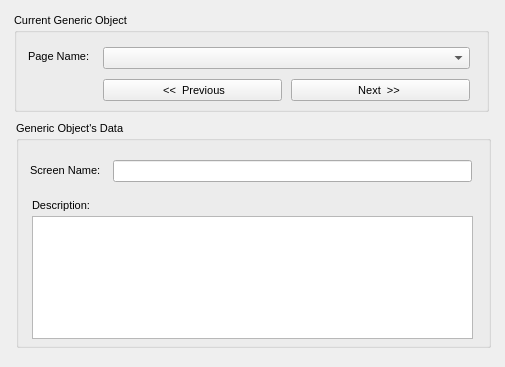
<?xml version="1.0"?>
<ui version="4.0">
  <class>TableFileEditDialog</class>
  <widget class="QDialog" name="IDD_TABLE_FILE_EDITOR">
    <property name="geometry">
      <rect>
        <x>0</x>
        <y>0</y>
        <width>505</width>
        <height>367</height>
      </rect>
    </property>
    <property name="windowTitle">
      <string>Table File Text Editor v1.0</string>
    </property>
    <property name="font">
      <font>
        <family>Liberation Sans</family>
        <pointsize>8</pointsize>
        <bold>false</bold>
        <italic>false</italic>
      </font>
    </property>
    <property name="enabled">
      <bool>true</bool>
    </property>
    <property name="windowFlags">
      <set>Qt::Dialog|Qt::WindowCloseButtonHint</set>
    </property>
    <property name="minimumSize">
      <size>
        <width>505</width>
        <height>367</height>
      </size>
    </property>
    <property name="maximumSize">
      <size>
        <width>505</width>
        <height>367</height>
      </size>
    </property>
    <widget class="QGroupBox" name="IDC_TABLEEDIT_MAIN_GROUP">
      <property name="geometry">
        <rect>
          <x>14</x>
          <y>13</y>
          <width>475</width>
          <height>99</height>
        </rect>
      </property>
      <property name="title">
        <string>Current Generic Object</string>
      </property>
      <property name="visible">
        <bool>true</bool>
      </property>
      <property name="enabled">
        <bool>true</bool>
      </property>
      <property name="flat">
        <bool>false</bool>
      </property>
      <widget class="QComboBox" name="IDC_TABLEEDIT_NAME_LIST">
        <property name="maxVisibleItems">
          <number>20</number>
        </property>
        <property name="geometry">
          <rect>
            <x>89</x>
            <y>34</y>
            <width>367</width>
            <height>22</height>
          </rect>
        </property>
        <property name="visible">
          <bool>true</bool>
        </property>
        <property name="enabled">
          <bool>true</bool>
        </property>
        <property name="editable">
          <bool>false</bool>
        </property>
      </widget>
      <widget class="QLabel" name="IDC_STATIC">
        <property name="geometry">
          <rect>
            <x>14</x>
            <y>37</y>
            <width>67</width>
            <height>13</height>
          </rect>
        </property>
        <property name="text">
          <string>Page Name:</string>
        </property>
        <property name="visible">
          <bool>true</bool>
        </property>
        <property name="enabled">
          <bool>true</bool>
        </property>
        <property name="alignment">
          <set>Qt::AlignLeft</set>
        </property>
      </widget>
      <widget class="QPushButton" name="IDC_TABLEEDIT_BTN_PREVIOUS">
        <property name="geometry">
          <rect>
            <x>89</x>
            <y>66</y>
            <width>179</width>
            <height>22</height>
          </rect>
        </property>
        <property name="text">
          <string> &lt;&lt;  Previous</string>
        </property>
        <property name="visible">
          <bool>true</bool>
        </property>
        <property name="enabled">
          <bool>true</bool>
        </property>
        <property name="default">
          <bool>false</bool>
        </property>
        <property name="autoDefault">
          <bool>false</bool>
        </property>
      </widget>
      <widget class="QPushButton" name="IDC_TABLEEDIT_BTN_NEXT">
        <property name="geometry">
          <rect>
            <x>277</x>
            <y>66</y>
            <width>179</width>
            <height>22</height>
          </rect>
        </property>
        <property name="text">
          <string>Next  &gt;&gt; </string>
        </property>
        <property name="visible">
          <bool>true</bool>
        </property>
        <property name="enabled">
          <bool>true</bool>
        </property>
        <property name="default">
          <bool>false</bool>
        </property>
        <property name="autoDefault">
          <bool>false</bool>
        </property>
      </widget>
    </widget>
    <widget class="QGroupBox" name="IDC_STATIC_2">
      <property name="geometry">
        <rect>
          <x>16</x>
          <y>121</y>
          <width>475</width>
          <height>227</height>
        </rect>
      </property>
      <property name="title">
        <string>Generic Object's Data</string>
      </property>
      <property name="visible">
        <bool>true</bool>
      </property>
      <property name="enabled">
        <bool>true</bool>
      </property>
      <property name="flat">
        <bool>false</bool>
      </property>
      <widget class="QLineEdit" name="IDC_TABLEEDIT_SCREEN_NAME_EDIT">
        <property name="geometry">
          <rect>
            <x>97</x>
            <y>39</y>
            <width>359</width>
            <height>22</height>
          </rect>
        </property>
        <property name="visible">
          <bool>true</bool>
        </property>
        <property name="enabled">
          <bool>true</bool>
        </property>
      </widget>
      <widget class="QLabel" name="IDC_STATIC_3">
        <property name="geometry">
          <rect>
            <x>14</x>
            <y>43</y>
            <width>73</width>
            <height>13</height>
          </rect>
        </property>
        <property name="text">
          <string>Screen Name:</string>
        </property>
        <property name="visible">
          <bool>true</bool>
        </property>
        <property name="enabled">
          <bool>true</bool>
        </property>
        <property name="alignment">
          <set>Qt::AlignLeft</set>
        </property>
      </widget>
      <widget class="QLabel" name="IDC_STATIC_4">
        <property name="geometry">
          <rect>
            <x>16</x>
            <y>78</y>
            <width>61</width>
            <height>13</height>
          </rect>
        </property>
        <property name="text">
          <string>Description:</string>
        </property>
        <property name="visible">
          <bool>true</bool>
        </property>
        <property name="enabled">
          <bool>true</bool>
        </property>
        <property name="alignment">
          <set>Qt::AlignLeft</set>
        </property>
      </widget>
      <widget class="QTextEdit" name="IDC_TABLEEDIT_DESCRIPTION_EDIT">
        <property name="geometry">
          <rect>
            <x>16</x>
            <y>95</y>
            <width>441</width>
            <height>123</height>
          </rect>
        </property>
        <property name="visible">
          <bool>true</bool>
        </property>
        <property name="enabled">
          <bool>true</bool>
        </property>
        <property name="tabChangesFocus">
          <bool>false</bool>
        </property>
      </widget>
    </widget>
<!--
    <widget class="QMenuBar" name="menubar">
      <property name="geometry">
        <rect>
          <x>0</x>
          <y>0</y>
          <width>800</width>
          <height>22</height>
        </rect>
      </property>
      <widget class="QMenu" name="menuFile">
        <property name="title">
          <string>&amp;File</string>
        </property>
        <addaction name="ID_TABLEEDIT_FILE_LOAD" />
        <addaction name="ID_TABLEEDIT_FILE_SAVE" />
        <addaction name="ID_TABLEEDIT_FILE_SAVE_AS" />
        <addaction name="action0" />
        <addaction name="ID_TABLEEDIT_FILE_EXIT" />
      </widget>
      <addaction name="menuFile" />
    </widget>
    <action name="IDD_ORPHANHUNTER">
      <property name="text">
        <string>Orphan Hunter</string>
      </property>
    </action>
    <action name="IDD_REORDER_PAGES">
      <property name="text">
        <string>Reorder Net Pages</string>
      </property>
    </action>
    <action name="IDD_SHOW_ALL_CHECKED_OUT">
      <property name="text">
        <string>Show All Pages Checked Out</string>
      </property>
    </action>
    <action name="IDM_IMPORT_BITMAP">
      <property name="text">
        <string>Bitmap/Animation Converter...</string>
      </property>
    </action>
    <action name="ID_APP_ABOUT">
      <property name="text">
        <string>&amp;About editor...</string>
      </property>
    </action>
    <action name="ID_APP_EXIT">
      <property name="text">
        <string>E&amp;xit</string>
      </property>
      <property name="shortcut">
        <string>Alt+X</string>
      </property>
    </action>
    <action name="ID_BRIEFING_EDITOR">
      <property name="text">
        <string>Briefing Editor...</string>
      </property>
    </action>
    <action name="ID_BUTTON_LIGHTING">
      <property name="text">
        <string>ID_BUTTON_LIGHTING</string>
      </property>
    </action>
    <action name="ID_BUTTON_OUTLINE">
      <property name="text">
        <string>ID_BUTTON_OUTLINE</string>
      </property>
    </action>
    <action name="ID_BUTTON_WINDOWSELECTION">
      <property name="text">
        <string>ID_BUTTON_WINDOWSELECTION</string>
      </property>
    </action>
    <action name="ID_D3HELP">
      <property name="text">
        <string>Help on D3 Editor</string>
      </property>
    </action>
    <action name="ID_EDITORS_AIPROPERTIES">
      <property name="text">
        <string>AI Properties...</string>
      </property>
    </action>
    <action name="ID_EDITORS_AMBIENTSOUNDS">
      <property name="text">
        <string>Ambient Sounds...</string>
      </property>
    </action>
    <action name="ID_EDITORS_DALLAS">
      <property name="text">
        <string>Dallas Graphical Script Editor...</string>
      </property>
    </action>
    <action name="ID_EDITORS_FILES">
      <property name="text">
        <string>Files...</string>
      </property>
    </action>
    <action name="ID_EDITORS_MEGACELLS">
      <property name="text">
        <string>Megacells...</string>
      </property>
    </action>
    <action name="ID_EDIT_ADDSELECT">
      <property name="text">
        <string>Add Current Room to Selected List</string>
      </property>
    </action>
    <action name="ID_EDIT_ATTACH">
      <property name="text">
        <string>&amp;Attach</string>
      </property>
    </action>
    <action name="ID_EDIT_CLEARSELECTED">
      <property name="text">
        <string>Clear Selected List</string>
      </property>
    </action>
    <action name="ID_EDIT_COPY">
      <property name="text">
        <string>&amp;Copy</string>
      </property>
      <property name="shortcut">
        <string>Ctrl+Ins</string>
      </property>
    </action>
    <action name="ID_EDIT_CUT">
      <property name="text">
        <string>Cu&amp;t</string>
      </property>
      <property name="shortcut">
        <string>Shift+Del</string>
      </property>
    </action>
    <action name="ID_EDIT_DELETE">
      <property name="text">
        <string>&amp;Delete</string>
      </property>
    </action>
    <action name="ID_EDIT_LOADSCRAP">
      <property name="text">
        <string>Load Scrap from Disk</string>
      </property>
    </action>
    <action name="ID_EDIT_PASTE">
      <property name="text">
        <string>&amp;Paste</string>
      </property>
      <property name="shortcut">
        <string>Shift+Ins</string>
      </property>
    </action>
    <action name="ID_EDIT_PLACE">
      <property name="text">
        <string>&amp;Place in Mine</string>
      </property>
    </action>
    <action name="ID_EDIT_PLACE_TERRAIN">
      <property name="text">
        <string>&amp;Place on Terrain</string>
      </property>
    </action>
    <action name="ID_EDIT_REMOVESELECT">
      <property name="text">
        <string>Remove Current Room from Selected List</string>
      </property>
    </action>
    <action name="ID_EDIT_SAVESCRAP">
      <property name="text">
        <string>Save Scrap to Disk</string>
      </property>
    </action>
    <action name="ID_EDIT_SELECTATTACHED">
      <property name="text">
        <string>Select All Rooms Attached to Current Room</string>
      </property>
    </action>
    <action name="ID_EDIT_UNDO">
      <property name="text">
        <string>&amp;Undo</string>
      </property>
      <property name="shortcut">
        <string>Alt+Backspace</string>
      </property>
    </action>
    <action name="ID_FILE_AUTOSAVE">
      <property name="text">
        <string>Autosave</string>
      </property>
      <property name="checkable">
        <bool>true</bool>
      </property>
    </action>
    <action name="ID_FILE_CHECKMINE">
      <property name="text">
        <string>&amp;Check Mine</string>
      </property>
    </action>
    <action name="ID_FILE_FIXCRACKS">
      <property name="text">
        <string>Fix Level Cracks</string>
      </property>
    </action>
    <action name="ID_FILE_FIXDEGENERATEFACES">
      <property name="text">
        <string>Fix/Remove Degenerate Faces</string>
      </property>
    </action>
    <action name="ID_FILE_IMPORT_ROOM">
      <property name="text">
        <string>Import 3DSMax Room</string>
      </property>
    </action>
    <action name="ID_FILE_INFORMATION">
      <property name="text">
        <string>&amp;Information</string>
      </property>
      <property name="shortcut">
        <string>Alt+I</string>
      </property>
    </action>
    <action name="ID_FILE_LEAVE_EDITOR">
      <property name="text">
        <string>Go to main menu...</string>
      </property>
    </action>
    <action name="ID_FILE_LEVELPROPS">
      <property name="text">
        <string>Set Selected Room(s) Properties</string>
      </property>
    </action>
    <action name="ID_FILE_LEVEL_INFO">
      <property name="text">
        <string>Edit Level Info...</string>
      </property>
    </action>
    <action name="ID_FILE_MRU_FILE1">
      <property name="text">
        <string>Recent File</string>
      </property>
      <property name="enabled">
        <bool>false</bool>
      </property>
    </action>
    <action name="ID_FILE_NEW">
      <property name="text">
        <string>&amp;New</string>
      </property>
      <property name="shortcut">
        <string>Ctrl+N</string>
      </property>
    </action>
    <action name="ID_FILE_OPEN">
      <property name="text">
        <string>&amp;Open...</string>
      </property>
      <property name="shortcut">
        <string>Ctrl+O</string>
      </property>
    </action>
    <action name="ID_FILE_PLAY640X480">
      <property name="text">
        <string>&amp;Play in 640 x 480</string>
      </property>
      <property name="shortcut">
        <string>Alt+P</string>
      </property>
    </action>
    <action name="ID_FILE_PREFERENCES">
      <property name="text">
        <string>Preferences</string>
      </property>
    </action>
    <action name="ID_FILE_PRINT">
      <property name="text">
        <string>&amp;Print...</string>
      </property>
      <property name="shortcut">
        <string>Ctrl+P</string>
      </property>
    </action>
    <action name="ID_FILE_PRINT_PREVIEW">
      <property name="text">
        <string>Print Pre&amp;view</string>
      </property>
    </action>
    <action name="ID_FILE_PRINT_SETUP">
      <property name="text">
        <string>P&amp;rint Setup...</string>
      </property>
    </action>
    <action name="ID_FILE_REMOVEDUPLICATEFACESFROMCURRENTROOM">
      <property name="text">
        <string>Remove Duplicate Faces from Current Room</string>
      </property>
    </action>
    <action name="ID_FILE_REMOVEEXTRAPOINTS">
      <property name="text">
        <string>Remove Extra Points</string>
      </property>
    </action>
    <action name="ID_FILE_RESTOREGAMESTATE">
      <property name="text">
        <string>Restore Gamestate</string>
      </property>
    </action>
    <action name="ID_FILE_SAVE">
      <property name="text">
        <string>&amp;Save</string>
      </property>
      <property name="shortcut">
        <string>Ctrl+S</string>
      </property>
    </action>
    <action name="ID_FILE_SAVEGOALTEXT">
      <property name="text">
        <string>Save Goal Text to File</string>
      </property>
    </action>
    <action name="ID_FILE_SAVE_AS">
      <property name="text">
        <string>Save &amp;As...</string>
      </property>
    </action>
    <action name="ID_FILE_SAVE_COPY_AS">
      <property name="text">
        <string>Save Copy &amp;As...</string>
      </property>
    </action>
    <action name="ID_FILE_STATS">
      <property name="text">
        <string>Show Level Stats</string>
      </property>
    </action>
    <action name="ID_FILE_UPDATE">
      <property name="text">
        <string>&amp;Update</string>
      </property>
      <property name="shortcut">
        <string>Ctrl+S</string>
      </property>
    </action>
    <action name="ID_FILE_VERIFY_LEVEL">
      <property name="text">
        <string>Verify Level</string>
      </property>
    </action>
    <action name="ID_HOTSPOT_TGA">
      <property name="text">
        <string>HotSpot TGA Extractor...</string>
      </property>
    </action>
    <action name="ID_MINE_VIEW">
      <property name="text">
        <string>Mine View</string>
      </property>
      <property name="shortcut">
        <string>F2</string>
      </property>
    </action>
    <action name="ID_OBJBUTTON">
      <property name="text">
        <string>ID_OBJBUTTON</string>
      </property>
    </action>
    <action name="ID_OBJECT_DELETEOBJECT">
      <property name="text">
        <string>Delete Object</string>
      </property>
      <property name="shortcut">
        <string>Del</string>
      </property>
    </action>
    <action name="ID_OBJECT_MOVEPLAYER">
      <property name="text">
        <string>Move Player 0 to Viewer</string>
      </property>
    </action>
    <action name="ID_OBJECT_PLACECAMERAATCURRENTFACE">
      <property name="text">
        <string>Create New Camera at Current Face</string>
      </property>
    </action>
    <action name="ID_OBJECT_PLACECAMERAATVIEWER">
      <property name="text">
        <string>Create New Camera at Viewer</string>
      </property>
    </action>
    <action name="ID_OBJECT_PLACEOBJECT">
      <property name="text">
        <string>Place Object</string>
      </property>
      <property name="shortcut">
        <string>Ins</string>
      </property>
    </action>
    <action name="ID_OBJECT_PLACESOUNDSOURCEATVIEWER">
      <property name="text">
        <string>Create SoundSource at Viewer</string>
      </property>
    </action>
    <action name="ID_OBJECT_PLACEWAYPOINTATVIEWER">
      <property name="text">
        <string>Place Waypoint at Viewer</string>
      </property>
    </action>
    <action name="ID_OBJECT_SELECTBYNUMBER">
      <property name="text">
        <string>Select Object By Number</string>
      </property>
    </action>
    <action name="ID_OBJECT_SETCAMERAFROMVIEWER">
      <property name="text">
        <string>Move Camera to Viewer</string>
      </property>
    </action>
    <action name="ID_OBJECT_SETVIEWERFROMCAMERA">
      <property name="text">
        <string>Move Viewer to Camera</string>
      </property>
    </action>
    <action name="ID_OSIRISCOMPILE">
      <property name="text">
        <string>ID_OSIRISCOMPILE</string>
      </property>
    </action>
    <action name="ID_REINIT_OPENGL">
      <property name="text">
        <string>ID_REINIT_OPENGL</string>
      </property>
    </action>
    <action name="ID_ROOM_ADD">
      <property name="text">
        <string>&amp;Add Room at Current Face</string>
      </property>
      <property name="shortcut">
        <string>Shift+A</string>
      </property>
    </action>
    <action name="ID_ROOM_ADDVERTTONEWFACE">
      <property name="text">
        <string>Add Vert to New Face</string>
      </property>
      <property name="shortcut">
        <string>Shift+V</string>
      </property>
    </action>
    <action name="ID_ROOM_ATTACHROOM">
      <property name="text">
        <string>Attach Room</string>
      </property>
    </action>
    <action name="ID_ROOM_BUILDBRIDGE">
      <property name="text">
        <string>&amp;Build Bridge</string>
      </property>
    </action>
    <action name="ID_ROOM_BUILDSMOOTHBRIDGE">
      <property name="text">
        <string>Build Smooth Bridge</string>
      </property>
      <property name="shortcut">
        <string>Ctrl+B</string>
      </property>
    </action>
    <action name="ID_ROOM_CLEARCENTERPOINT">
      <property name="text">
        <string>Clear Center Point</string>
      </property>
    </action>
    <action name="ID_ROOM_COMBINE">
      <property name="text">
        <string>Combine Rooms</string>
      </property>
    </action>
    <action name="ID_ROOM_DELETE">
      <property name="text">
        <string>Delete Current Room</string>
      </property>
    </action>
    <action name="ID_ROOM_DELETECONNECTEDFACES">
      <property name="text">
        <string>Delete Connected Faces</string>
      </property>
    </action>
    <action name="ID_ROOM_DELETEFACE">
      <property name="text">
        <string>Delete Current Face</string>
      </property>
    </action>
    <action name="ID_ROOM_DELETEPORTAL">
      <property name="text">
        <string>Delete Current Portal</string>
      </property>
    </action>
    <action name="ID_ROOM_DELETEVERT">
      <property name="text">
        <string>Delete Current Vert From Face</string>
      </property>
    </action>
    <action name="ID_ROOM_DROPROOM">
      <property name="text">
        <string>Drop Room</string>
      </property>
    </action>
    <action name="ID_ROOM_FACE_ADDVERTTOEDGE">
      <property name="text">
        <string>Add Vert To Edge</string>
      </property>
    </action>
    <action name="ID_ROOM_FACE_DELETEVERTONEDGE">
      <property name="text">
        <string>Delete Vert on Edge</string>
      </property>
    </action>
    <action name="ID_ROOM_FACE_MOVEVERTONEDGE">
      <property name="text">
        <string>Move Vert on Edge</string>
      </property>
    </action>
    <action name="ID_ROOM_FACE_SPLITFACE">
      <property name="text">
        <string>Split Face</string>
      </property>
    </action>
    <action name="ID_ROOM_FINISHNEWFACE">
      <property name="text">
        <string>Add Last Point to New Face (Finish Face)</string>
      </property>
    </action>
    <action name="ID_ROOM_GRABTEXTURE">
      <property name="text">
        <string>Grab Texture</string>
      </property>
      <property name="shortcut">
        <string>G</string>
      </property>
    </action>
    <action name="ID_ROOM_JOINROOMS">
      <property name="text">
        <string>Join Rooms</string>
      </property>
    </action>
    <action name="ID_ROOM_JOINROOMSEXACT">
      <property name="text">
        <string>Join Rooms Exact</string>
      </property>
    </action>
    <action name="ID_ROOM_JOIN_ADJACENT_FACES">
      <property name="text">
        <string>Join Adjacent Faces</string>
      </property>
    </action>
    <action name="ID_ROOM_LINKTONEWEXTERNAL">
      <property name="text">
        <string>Link Room to New External Room</string>
      </property>
    </action>
    <action name="ID_ROOM_MARK">
      <property name="text">
        <string>&amp;Mark Room/Face</string>
      </property>
      <property name="shortcut">
        <string>Ctrl+M</string>
      </property>
    </action>
    <action name="ID_ROOM_MERGEOBJECTINTOROOM">
      <property name="text">
        <string>Merge Object into Room</string>
      </property>
    </action>
    <action name="ID_ROOM_NEXTFACE">
      <property name="text">
        <string>Next Face</string>
      </property>
      <property name="shortcut">
        <string>F</string>
      </property>
    </action>
    <action name="ID_ROOM_PLACEROOM">
      <property name="text">
        <string>Place Room at Current Room</string>
      </property>
    </action>
    <action name="ID_ROOM_PLACETERRAINROOM">
      <property name="text">
        <string>Place Room at Current Terrain Cell</string>
      </property>
    </action>
    <action name="ID_ROOM_PREVIOUSFACE">
      <property name="text">
        <string>Previous Face</string>
      </property>
      <property name="shortcut">
        <string>Shift+F</string>
      </property>
    </action>
    <action name="ID_ROOM_PROPAGATETOADJACENTCOPLANARFACES">
      <property name="text">
        <string>Propagate to Adjacent Coplanar Faces</string>
      </property>
      <property name="shortcut">
        <string>Ctrl+F</string>
      </property>
    </action>
    <action name="ID_ROOM_PROPAGATETOALL">
      <property name="text">
        <string>Propagate to All Faces in Room</string>
      </property>
      <property name="shortcut">
        <string>Shift+R</string>
      </property>
    </action>
    <action name="ID_ROOM_RENAMEROOM">
      <property name="text">
        <string>Rename Room</string>
      </property>
      <property name="shortcut">
        <string>Ctrl+R</string>
      </property>
    </action>
    <action name="ID_ROOM_ROTATEPLACEDROOM45DEGREES">
      <property name="text">
        <string>Rotate Placed Room 45 Degrees</string>
      </property>
    </action>
    <action name="ID_ROOM_SAVECURRENTROOM">
      <property name="text">
        <string>Save Current Room</string>
      </property>
    </action>
    <action name="ID_ROOM_SELECTBYNUMBER">
      <property name="text">
        <string>Select Room by Number</string>
      </property>
    </action>
    <action name="ID_ROOM_SELECTFACEBYNUMBER">
      <property name="text">
        <string>Select Face by Number</string>
      </property>
    </action>
    <action name="ID_ROOM_SETCENTERFROMVIEWER">
      <property name="text">
        <string>Set Room Center from Viewer</string>
      </property>
    </action>
    <action name="ID_ROOM_SNAPPLACEDROOM">
      <property name="text">
        <string>Snap Placed Room</string>
      </property>
    </action>
    <action name="ID_ROOM_SNAPPOINTTOEDGE">
      <property name="text">
        <string>Snap Point to Edge</string>
      </property>
    </action>
    <action name="ID_ROOM_SNAPPOINTTOFACE">
      <property name="text">
        <string>Snap Point to Face</string>
      </property>
    </action>
    <action name="ID_ROOM_SNAPPOINTTOPOINT">
      <property name="text">
        <string>Snap Point to Point</string>
      </property>
    </action>
    <action name="ID_ROOM_SPLITFACE">
      <property name="text">
        <string>Triangulate face</string>
      </property>
    </action>
    <action name="ID_ROOM_STARTNEWFACE">
      <property name="text">
        <string>Add First Point to New Face (Start Face)</string>
      </property>
    </action>
    <action name="ID_ROOM_SWAPMAKEDANDCURRENTROOMFACE">
      <property name="text">
        <string>Swap Marked and Current Room/Face</string>
      </property>
    </action>
    <action name="ID_ROOM_UNDOSNAP">
      <property name="text">
        <string>Undo Snap</string>
      </property>
    </action>
    <action name="ID_ROOM_UNPLACEROOM">
      <property name="text">
        <string>Un-place Room/Group/Door</string>
      </property>
    </action>
    <action name="ID_ROOM_VIEW">
      <property name="text">
        <string>Room View</string>
      </property>
      <property name="shortcut">
        <string>F4</string>
      </property>
    </action>
    <action name="ID_SCRIPT_LEVEL_INTERFACE">
      <property name="text">
        <string>Levels and Scripts...</string>
      </property>
    </action>
    <action name="ID_SUBEDITORS_FONT">
      <property name="text">
        <string>Font Editor...</string>
      </property>
    </action>
    <action name="ID_SUBEDITORS_HOGMAKER">
      <property name="text">
        <string>Hog Maker...</string>
      </property>
    </action>
    <action name="ID_SUBEDITORS_TABLEFILEEDIT">
      <property name="text">
        <string>Table File Text Editor...</string>
      </property>
    </action>
    <action name="ID_SUBEDITORS_TABLEFILEFILTER">
      <property name="text">
        <string>Table File Filter...</string>
      </property>
    </action>
    <action name="ID_TABLEEDIT_FILE_EXIT">
      <property name="text">
        <string>&amp;Exit</string>
      </property>
    </action>
    <action name="ID_TABLEEDIT_FILE_LOAD">
      <property name="text">
        <string>&amp;Load...</string>
      </property>
    </action>
    <action name="ID_TABLEEDIT_FILE_SAVE">
      <property name="text">
        <string>&amp;Save</string>
      </property>
    </action>
    <action name="ID_TABLEEDIT_FILE_SAVE_AS">
      <property name="text">
        <string>S&amp;ave as...</string>
      </property>
    </action>
    <action name="ID_TABLEFILTER_FILE_EXIT">
      <property name="text">
        <string>Exit</string>
      </property>
    </action>
    <action name="ID_TABLEFILTER_FILE_LOAD">
      <property name="text">
        <string>Load...</string>
      </property>
    </action>
    <action name="ID_TABLEFILTER_FILE_NEW">
      <property name="text">
        <string>New</string>
      </property>
    </action>
    <action name="ID_TABLEFILTER_FILE_SAVE">
      <property name="text">
        <string>Save</string>
      </property>
    </action>
    <action name="ID_TABLEFILTER_FILE_SAVEAS">
      <property name="text">
        <string>Save as...</string>
      </property>
    </action>
    <action name="ID_TERRAIN_SELECT_RANGE">
      <property name="text">
        <string>Select Range...</string>
      </property>
    </action>
    <action name="ID_TERRAIN_SOUNDS">
      <property name="text">
        <string>Sounds...</string>
      </property>
    </action>
    <action name="ID_TERRAIN_VIEW">
      <property name="text">
        <string>Terrain View</string>
      </property>
      <property name="shortcut">
        <string>F3</string>
      </property>
    </action>
    <action name="ID_TEST_TEST1">
      <property name="text">
        <string>Test function 1</string>
      </property>
    </action>
    <action name="ID_TEST_TEST2">
      <property name="text">
        <string>Test function 2</string>
      </property>
    </action>
    <action name="ID_TEST_TEST3">
      <property name="text">
        <string>Test function 3</string>
      </property>
    </action>
    <action name="ID_TOOLS_WORLD_OBJECTS_BUILDINGS">
      <property name="text">
        <string>Buildings...</string>
      </property>
    </action>
    <action name="ID_TOOLS_WORLD_OBJECTS_CLUTTER">
      <property name="text">
        <string>Clutter...</string>
      </property>
    </action>
    <action name="ID_TOOLS_WORLD_OBJECTS_DOOR">
      <property name="text">
        <string>Doors...</string>
      </property>
    </action>
    <action name="ID_TOOLS_WORLD_OBJECTS_LIGHTS">
      <property name="text">
        <string>Lights...</string>
      </property>
    </action>
    <action name="ID_TOOLS_WORLD_OBJECTS_PLAYER">
      <property name="text">
        <string>Player Ships...</string>
      </property>
    </action>
    <action name="ID_TOOLS_WORLD_OBJECTS_POWERUPS">
      <property name="text">
        <string>Powerups...</string>
      </property>
    </action>
    <action name="ID_TOOLS_WORLD_OBJECTS_ROBOTS">
      <property name="text">
        <string>Robots...</string>
      </property>
    </action>
    <action name="ID_TOOLS_WORLD_OBJECTS_SOUND">
      <property name="text">
        <string>Sounds...</string>
      </property>
    </action>
    <action name="ID_TOOLS_WORLD_TEXTURES">
      <property name="text">
        <string>Textures...</string>
      </property>
    </action>
    <action name="ID_TOOLS_WORLD_WEAPONS">
      <property name="text">
        <string>Weapons...</string>
      </property>
    </action>
    <action name="ID_VIEW_CENTERONCUBE">
      <property name="text">
        <string>Center on Current &amp;Room</string>
      </property>
      <property name="shortcut">
        <string>Home</string>
      </property>
    </action>
    <action name="ID_VIEW_CENTERONMINE">
      <property name="text">
        <string>Center on &amp;Mine Origin</string>
      </property>
    </action>
    <action name="ID_VIEW_CENTERONOBJECT">
      <property name="text">
        <string>Center on Current &amp;Object</string>
      </property>
    </action>
    <action name="ID_VIEW_DELETEVIEWER">
      <property name="text">
        <string>Delete Viewer</string>
      </property>
    </action>
    <action name="ID_VIEW_FLIP">
      <property name="text">
        <string>Flip Viewer</string>
      </property>
      <property name="shortcut">
        <string>/</string>
      </property>
    </action>
    <action name="ID_VIEW_KEYPAD_TOGGLE">
      <property name="text">
        <string>Keypad</string>
      </property>
      <property name="shortcut">
        <string>F10</string>
      </property>
    </action>
    <action name="ID_VIEW_MOVECAMERATOCURRENTOBJECT">
      <property name="text">
        <string>Move camera to Current Object</string>
      </property>
    </action>
    <action name="ID_VIEW_MOVECAMERATOSELECTEDFACE">
      <property name="text">
        <string>Move camera to &amp;Current Face</string>
      </property>
      <property name="shortcut">
        <string>Shift+C</string>
      </property>
    </action>
    <action name="ID_VIEW_MOVECAMERATOSELECTEDROOM">
      <property name="text">
        <string>Move camera to &amp;Current Room</string>
      </property>
      <property name="shortcut">
        <string>C</string>
      </property>
    </action>
    <action name="ID_VIEW_NEWVIEWER">
      <property name="text">
        <string>New Viewer</string>
      </property>
    </action>
    <action name="ID_VIEW_NEXTVIEWER">
      <property name="text">
        <string>Next Viewer</string>
      </property>
    </action>
    <action name="ID_VIEW_RESETVIEWRADIUS">
      <property name="text">
        <string>Reset View Radius</string>
      </property>
    </action>
    <action name="ID_VIEW_SHOWOBJECTSINWIREFRAMEVIEW">
      <property name="text">
        <string>Show objects in Wireframe view</string>
      </property>
    </action>
    <action name="ID_VIEW_SHOWVIEWERFORWARDVECTOR">
      <property name="text">
        <string>Show Viewer Forward Vector</string>
      </property>
    </action>
    <action name="ID_VIEW_STATUS_BAR">
      <property name="text">
        <string>&amp;Status Bar</string>
      </property>
    </action>
    <action name="ID_VIEW_TEXTUREMINE">
      <property name="text">
        <string>Te&amp;xtured view</string>
      </property>
    </action>
    <action name="ID_VIEW_TOOLBAR">
      <property name="text">
        <string>&amp;Toolbar</string>
      </property>
    </action>
    <action name="ID_VIEW_VIEWPROP">
      <property name="text">
        <string>Display Viewer Properties</string>
      </property>
    </action>
    <action name="ID_VIEW_WIREFRAMEMINE">
      <property name="text">
        <string>&amp;Wireframe view</string>
      </property>
    </action>
    <action name="ID_WINDOW_CASCADE">
      <property name="text">
        <string>&amp;Cascade</string>
      </property>
    </action>
    <action name="ID_WINDOW_TILE">
      <property name="text">
        <string>&amp;Tile</string>
      </property>
    </action>
    <action name="ID_ZBUTTON">
      <property name="text">
        <string>ID_ZBUTTON</string>
      </property>
    </action>
-->
  </widget>
</ui>
